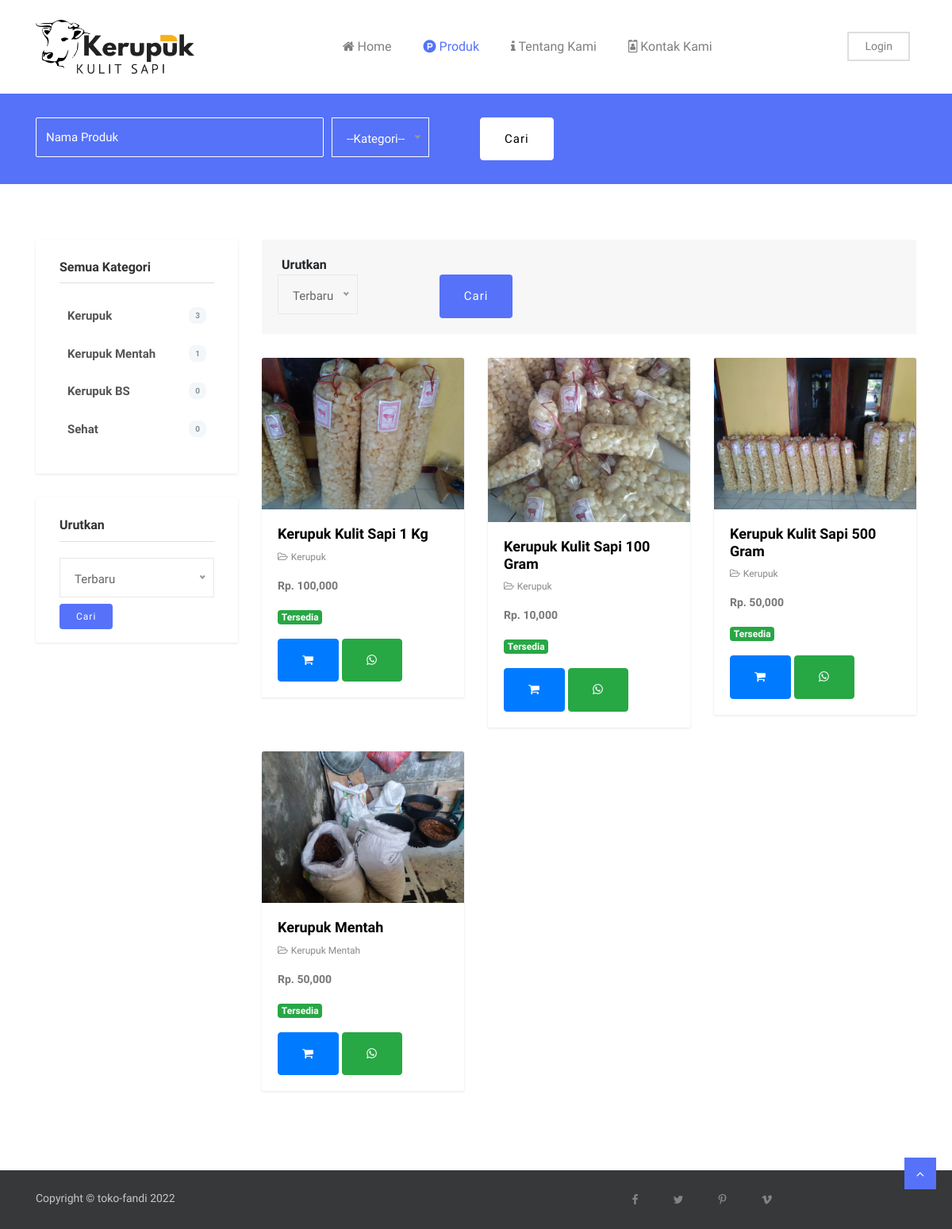
/daftarproduk.php, run on the app's committed database.
### tables this page shows
CREATE TABLE `jenis` (
  `id_jenis` int(11) NOT NULL,
  `jenis` varchar(100) NOT NULL
);

CREATE TABLE `produk` (
  `id_produk` int(11) NOT NULL,
  `nama_produk` varchar(100) NOT NULL,
  `id_jenis` int(11) NOT NULL,
  `tgl_post` datetime NOT NULL,
  `berat_produk` int(11) NOT NULL,
  `harga_produk` int(11) NOT NULL,
  `deskripsi_produk` text NOT NULL,
  `status_produk` varchar(20) NOT NULL,
  `foto_produk` varchar(100) NOT NULL
);

### function.php (called while the page is built, shortened)
<?php
include 'koneksi.php';
function query($query) {
  global $conn;
  $result = mysqli_query($conn, $query);
  $rows = [];
  while ($row = mysqli_fetch_assoc($result)) {
    $rows[] = $row;
  }
  return $rows;
}

### daftarproduk.php (the view, shortened to what this page needs)
<?php
include "template/header.php";
if (isset($_POST['cari'])) {
	$id_jenis = $_POST['jenis'];
	$nama_produk = $_POST['nama_produk'];
	$pesan_error = "";
	$pesan_berhasil = "";
	$tgl_sekarang = date('d M Y');
	if ($_POST['jenis'] !== "0") {
		$query = "SELECT * FROM produk INNER JOIN jenis ON jenis.id_jenis = produk.id_jenis WHERE produk.id_jenis = '$id_jenis' AND produk.nama_produk LIKE '%$nama_produk%'";
		$query_produk = mysqli_query($conn, $query);
		$dataproduk = query($query);
		$jml_cari = mysqli_num_rows($query_produk);
		if ($jml_cari > 0) {
			$pesan_berhasil = "Ada $jml_cari Hasil Pada $tgl_sekarang";
		} elseif ($jml_cari == 0) {
			$pesan_error = "Tidak Ada !";
		}
	} elseif ($_POST['jenis'] == "0") {
		$query = "SELECT * FROM produk INNER JOIN jenis ON jenis.id_jenis = produk.id_jenis WHERE produk.nama_produk LIKE '%$nama_produk%'";
		$query_produk = mysqli_query($conn, $query);
		$dataproduk = query($query);
		$jml_cari = mysqli_num_rows($query_produk);
		if ($jml_cari > 0) {
			$pesan_berhasil = "Ada $jml_cari Hasil Pada $tgl_sekarang";
		} elseif ($jml_cari == 0) {
			$pesan_error = "Tidak Ada !";
		}
	}
} else {
	$dataproduk = query("SELECT * FROM produk INNER JOIN jenis ON jenis.id_jenis = produk.id_jenis");
	$nama_produk = "";
}
?>
<section class="page-search">
	<div class="container">
		<div class="row">
			<div class="col-md-12">
				<div class="advance-search">
					<form method="POST">
						<div class="form-row">
							<div class="form-group col-md-4">
								<input type="text" class="form-control my-2 my-lg-0" id="inputtext4" placeholder="Nama Produk" name="nama_produk" value="<?= $nama_produk; ?>" required>
							</div>
							<div class="form-group col-md-2">
									<?php
									$datakategori = query("SELECT * FROM jenis");
									?>
							</div>
							<div class="form-group col-md-2">
								<button type="submit" class="btn btn-secondary" name="cari">Cari</button>
							</div>
						</div>
					</form>
				</div>
			</div>
		</div>
	</div>
</section>
<section class="section-sm">
	<div class="container">
		<div class="row">
			<div class="col-md-3">
				<div class="category-sidebar">
					<div class="widget user-dashboard-menu">
					<h4 class="widget-header">Semua Kategori</h4>
					<ul class="category-list">
						<?php
						foreach ($datakategori as $k) :
						$jenis = $k['id_jenis'];
						$query_jml = mysqli_query($conn, "SELECT * FROM produk WHERE id_jenis = $jenis");
						$jml = mysqli_num_rows($query_jml);
						?>
							<li><a href="kategoriproduk.php?kategori=<?= $k['jenis']; ?>"><?= $k['jenis']; ?> <span><?= $jml; ?></span></a></li>
						<?php endforeach; ?>
					</ul>
				</div>
<div class="widget filter">
	<h4 class="widget-header">Urutkan</h4>
	<form method="post">
		<button type="submit" class="btn btn-main-sm mt-2" name="cari2">Cari</button>
	</form>
</div>
				</div>
			</div>
			<div class="col-md-9">
				<div class="category-search-filter">
					<div class="row">
						<div class="col-md-6">
							<strong>Urutkan</strong>
							<div class="row">
							<div class="col-md-6">
								<form method="post">
							</div>
							<div class="col-md-6">
									<button type="submit" class="btn btn-main" style="display: block;" name="cari2">Cari</button>
							</div>
							</div>
						</div>
					</div>
				</div>
				<div class="product-grid-list">
					<div class="row mt-30">
            <?php
            foreach ($dataproduk as $p) :
            ?>
						<div class="col-sm-12 col-lg-4 col-md-6">
              <div class="product-item bg-light">
                <div class="card">
                  <div class="thumb-content">
                    <a href="detailproduk.php?id=<?= $p['id_produk']; ?>">
                      <img class="card-img-top img-fluid" src="assets/img/produk/<?= $p['foto_produk']; ?>" alt="Card image cap">
                    </a>
                  </div>
                  <div class="card-body">
                      <h4 class="card-title"><a href="detailproduk.php?id=<?= $p['id_produk']; ?>"><?= $p['nama_produk']; ?></a></h4>
                      <ul class="list-inline product-meta">
                        <li class="list-inline-item">
                          <a href="kategoriproduk.php?kategori=<?= $p['jenis']; ?>"><i class="fa fa-folder-open-o"></i><?= $p['jenis']; ?></a>
                        </li>
                      </ul>
											<p class="card-text"><b>Rp. <?= number_format($p['harga_produk']); ?></b></p>
											<p><nav class="badge <?= ($p['status_produk'] == 'Tidak tersedia') ? 'badge-danger' : 'badge-success'; ?>"><?= $p['status_produk']; ?></nav></p>
											<?php
											if (isset($_SESSION['login'])) {
												if ($_SESSION['login'] == 'pembeli') {
													$linkbeli = "beli.php?id=".$p['id_produk'];
												} elseif ($_SESSION['login'] == 'user') {
													$linkbeli = "admin/index.php";
												}
											} elseif(!isset($_SESSION['login'])) {
												$linkbeli = "login.php?need-login=yes";
											}
											?>
												<a href="<?= $linkbeli; ?>" class="btn btn-primary <?= ($p['status_produk'] == 'Tidak tersedia') ? 'disabled' : ''; ?>"><i class="fa fa-shopping-cart"></i></a>
												<?php $pesan = "Apakah Produk *" .$p['nama_produk']. "* masih tersedia ?"; ?>
												<a href="https://wa.me/62895392518509?text=<?= $pesan; ?>" class="btn btn-success" target="_blank"><i class="fa fa-whatsapp"></i></a>
										</div>
                </div>
              </div>
						</div>
            <?php endforeach; ?>
					</div>
				</div>
			</div>
		</div>
	</div>
</section>
<?php include "template/footer.php"; ?>

### assets/css/style.css (style rules this page uses)
body { line-height: 1.5; font-family: "Muli", sans-serif; }
p, li, input, select, button { font-family: "Muli", sans-serif; color: #666; font-size: 14px; font-weight: 400; }
h1, h2, h3, h4, h5, h6 { font-family: "Muli", sans-serif; font-weight: 600; color: #333; }
p { color: #666; }
h4 { font-size: 18px; }
p { color: #888; }
ol, ul { margin: 0; padding: 0; list-style: none; }
a { transition: all .3s ease-in 0s; color: #000; }
.form-control { border-radius: 2px; height: 50px; background-color: transparent; color: #666; box-shadow: none; font-size: 15px; }
button { cursor: pointer; }
.section-sm { padding: 70px 0; }
.btn { font-size: 15px; letter-spacing: 1px; display: inline-block; padding: 15px 30px; border-radius: 4px; }
.btn-main, .btn-main-sm { background: #5672f9; color: #fff; }
.btn-main-sm { padding: 6px 20px; font-size: 12px; }
.btn-secondary { background: #fff; color: #000; border-color: #fff; }
.mt-30 { margin-top: 30px; }
.page-search { background: #5672f9; padding: 30px 0; }
.page-search .advance-search .form-group { margin-bottom: 0; }
.page-search .advance-search .form-control { border: 1px solid #fff; color: #fff; }
.bg-light { background: #fff; }
.user-dashboard-menu li { margin-bottom: 5px; }
.user-dashboard-menu li a { padding: 10px; font-size: 15px; display: block; font-weight: 600; color: #555; }
.user-dashboard-menu li a span { float: right; background: #F4F7F9; float: right; font-size: 10px; border-radius: 8px; padding: 3px 8px; color: #84919B; }
.category-search-filter { background: #f7f7f7; padding: 20px; }
.category-search-filter strong { margin: 0 5px; }
.product-item { box-shadow: 0px 1px 3px 0px rgba(0, 0, 0, 0.1); margin-bottom: 30px; }
.product-item .card { border: none; }
.product-item .card .card-body { padding: 20px; }
.product-item .card .card-body .card-title { font-size: 18px; margin-bottom: 5px; font-weight: 600; }
.product-item .card .card-body .card-text { color: #777; }
.product-item .thumb-content { position: relative; }
.product-item .product-meta { margin-bottom: 15px; }
.product-item .product-meta li { margin-right: 15px; }
.product-item .product-meta li a { color: #888; font-size: 12px; }
.product-item .product-meta li a i { margin-right: 4px; }
.widget { background: #fff; box-shadow: 0px 1px 3px 0px rgba(0, 0, 0, 0.1); padding: 25px 30px 30px; margin-bottom: 30px; border-radius: 2px; }
.widget .widget-header { display: block; font-size: 16px; font-weight: 600; margin-bottom: 20px; padding-bottom: 10px; border-bottom: 1px solid #dedede; }
.widget.filter { padding-bottom: 17px; }

### data on the page
jenis: jenis "Kerupuk", jml "3"
jenis: jenis "Kerupuk Mentah", jml "1"
jenis: jenis "Kerupuk BS", jml "0"
jenis: jenis "Sehat", jml "0"
produk: foto_produk (picture), nama_produk "Kerupuk Kulit Sapi 1 Kg", id_jenis.jenis "Kerupuk", harga_produk "100,000", status_produk "Tersedia"
produk: foto_produk (picture), nama_produk "Kerupuk Kulit Sapi 100 Gram", id_jenis.jenis "Kerupuk", harga_produk "10,000", status_produk "Tersedia"
produk: foto_produk (picture), nama_produk "Kerupuk Kulit Sapi 500 Gram", id_jenis.jenis "Kerupuk", harga_produk "50,000", status_produk "Tersedia"
produk: foto_produk (picture), nama_produk "Kerupuk Mentah", id_jenis.jenis "Kerupuk Mentah", harga_produk "50,000", status_produk "Tersedia"
